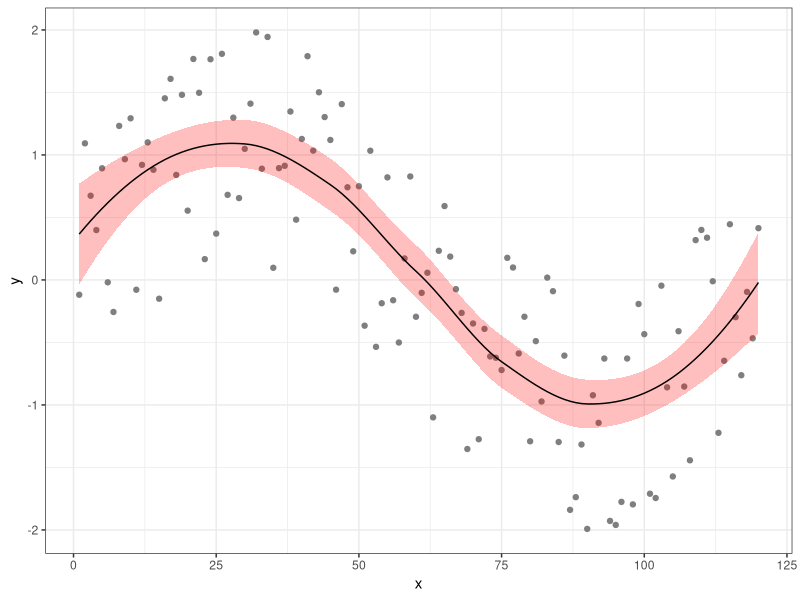
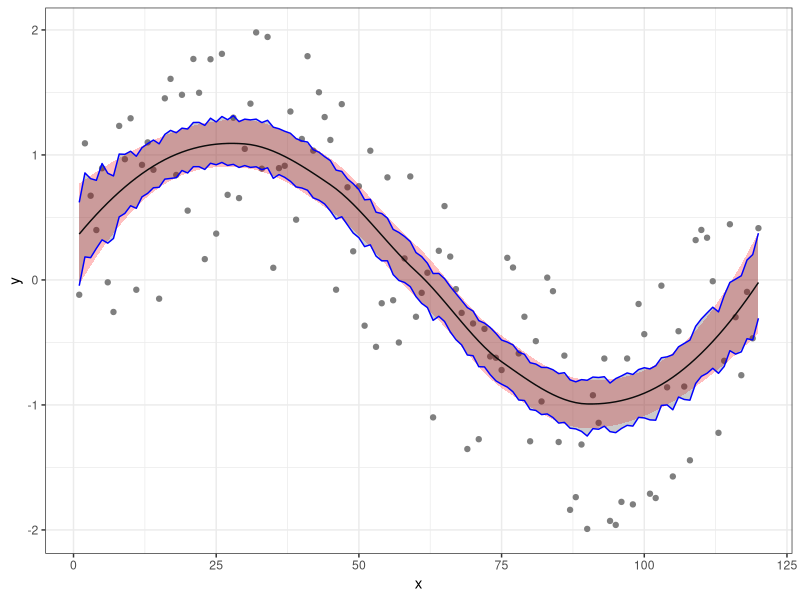

These figures' R source, in order: (Note: this script raises an error after producing the figures.)
library(tidyverse)

# Data setup

set.seed(11112024)
d = data.frame(x = 1:120) |>
  mutate(y = sin(2*pi*x/120) + runif(length(x),-1,1))

l = loess(y ~ x, data=d)
p = predict(l, se=TRUE)

d = d |> mutate(
  pred_y = p$fit,
  pred_y_se = p$se.fit
)

# Initial visualization

g = ggplot(d, aes(x,y)) +
  geom_point(color="gray50") +
  geom_ribbon(
    aes(ymin = pred_y - 1.96 * pred_y_se, 
        ymax = pred_y + 1.96 * pred_y_se), 
    fill="red", alpha=0.25
  ) +
  geom_line(aes(y=pred_y)) +
  theme_bw()

g

# Bootstrap

n_rep = 1000

system.time({
bs = purrr::map_dfr(
  seq_len(n_rep),
  function(i) {
    d |>
      select(x, y) |>
      slice_sample(prop = 1, replace = TRUE) |>
      ( \(df) {
        mutate(
          df, iter = i,
          pred = loess(y ~ x, data = df) |> predict()
        )
      })()
  }
) |>
  group_by(x, y) |>
  summarize(
    bs_low = quantile(pred, probs = 0.025),
    bs_upp = quantile(pred, probs = 0.975),
    .groups = "drop"
  )
})

g +
  geom_ribbon(
    data = bs,
    aes(ymin = bs_low, ymax = bs_upp),
    color = "blue", alpha = 0.25
  )


# Multisession Bootstrap

future::plan(future::multisession(workers=16))


n_rep = 10000

system.time({
  #bs = purrr::map_dfr(
  bs = furrr::future_map_dfr(
    seq_len(n_rep),
    function(i) {
      d |>
        select(x, y) |>
        slice_sample(prop = 1, replace = TRUE) |>
        ( \(df) {
          mutate(
            df, iter = i,
            pred = loess(y ~ x, data = df) |> predict()
          )
        })()
    }
  ) |>
    group_by(x, y) |>
    summarize(
      bs_low = quantile(pred, probs = 0.025),
      bs_upp = quantile(pred, probs = 0.975),
      .groups = "drop"
    )
})

g +
  geom_ribbon(
    data = bs,
    aes(ymin = bs_low, ymax = bs_upp),
    color = "blue", alpha = 0.25
  )
